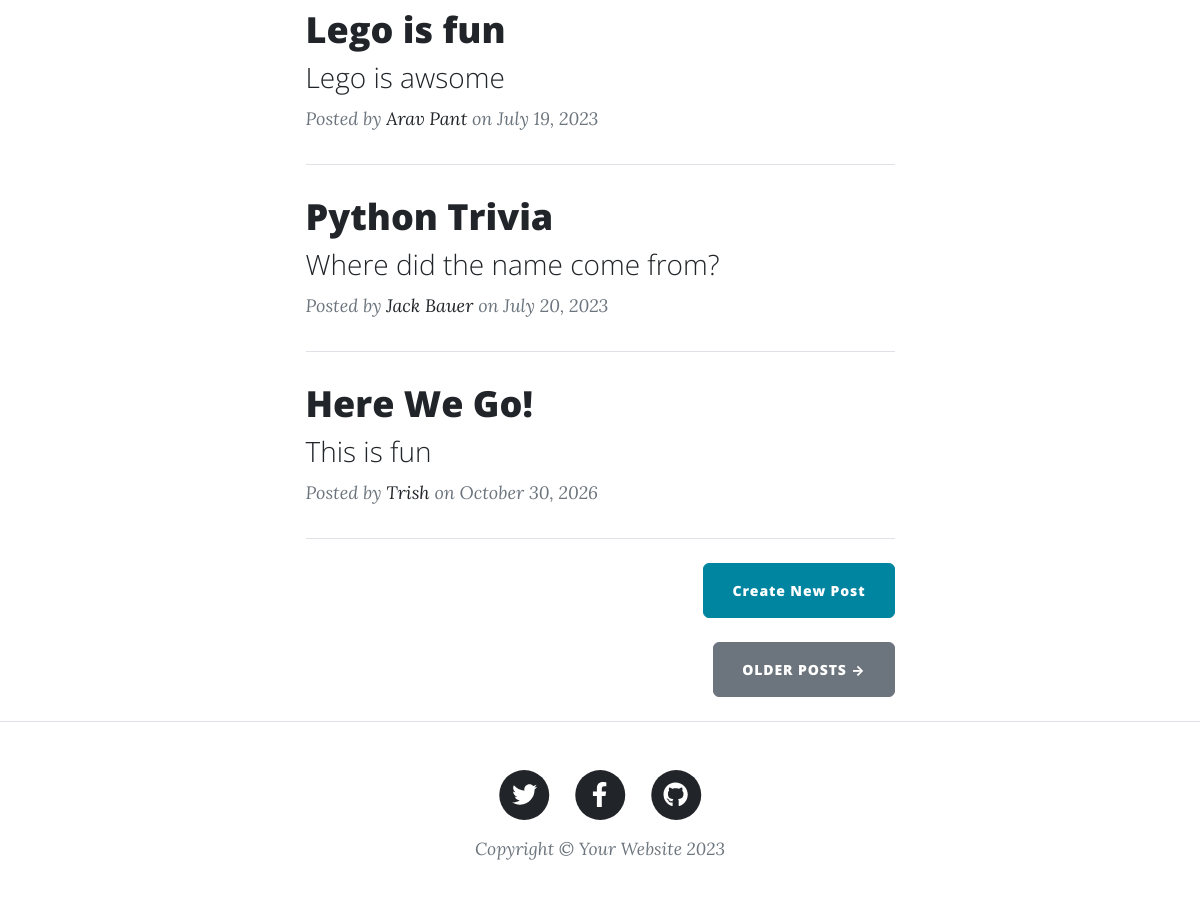
The app's page / (lower part), older data.
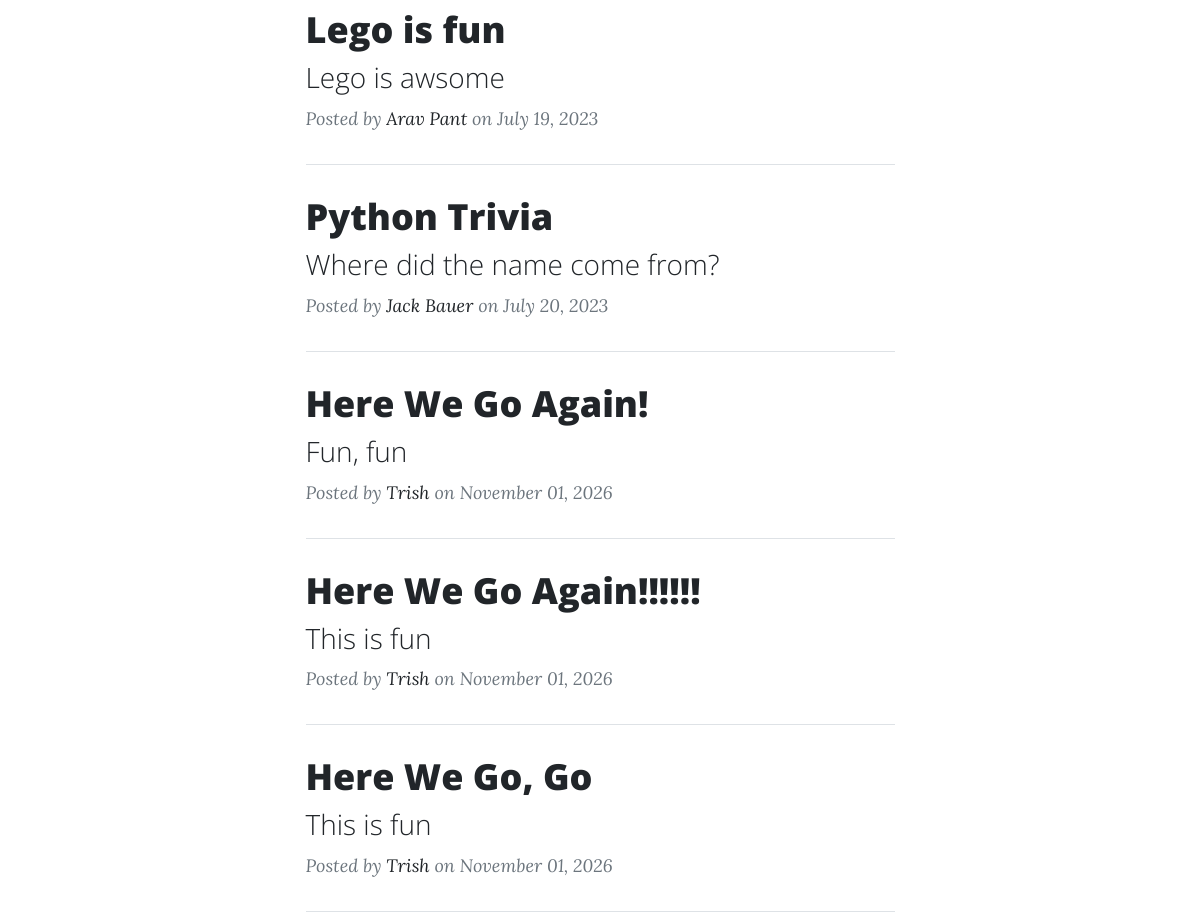
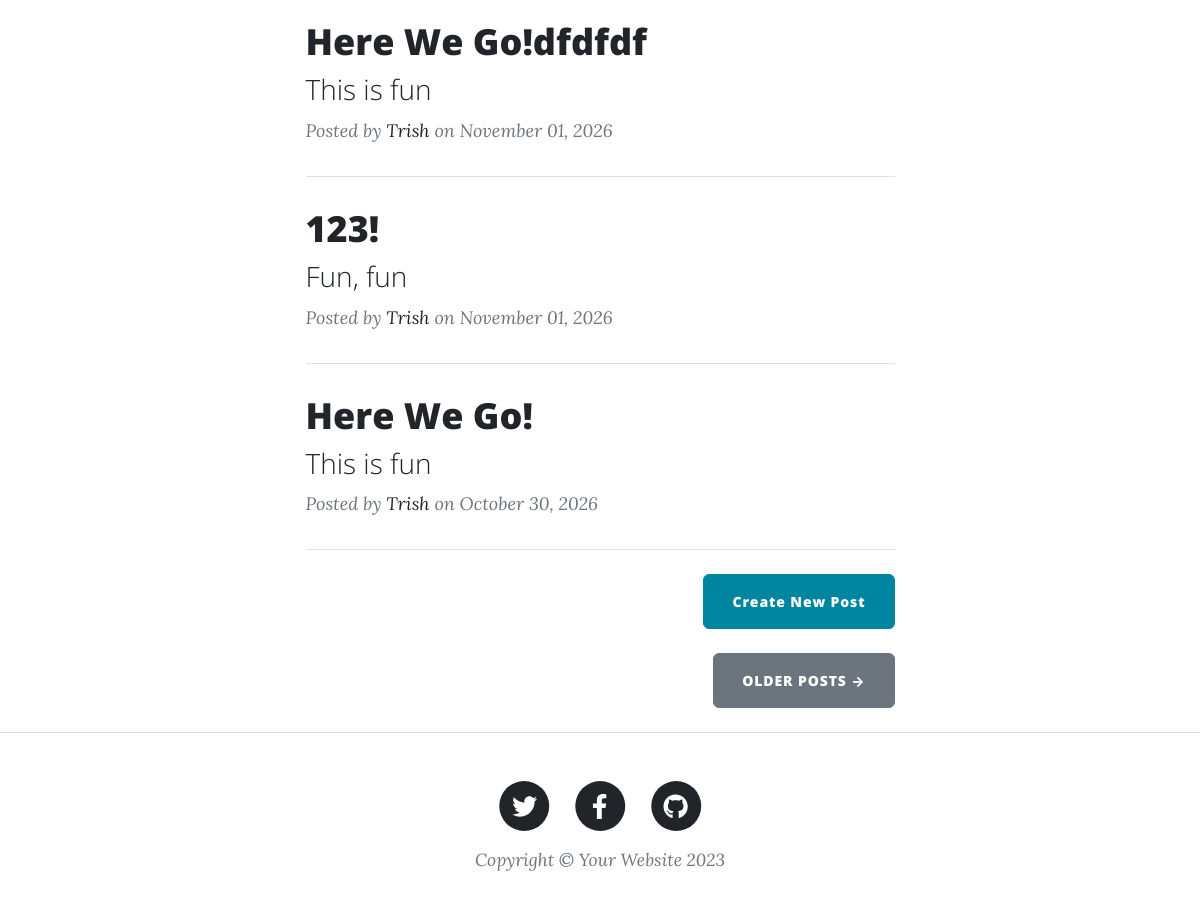
The same page, newer data (2 pictures, top to bottom).
### main.py (models this page shows)
class BlogPost(db.Model):
    id: Mapped[int] = mapped_column(Integer, primary_key=True)
    title: Mapped[str] = mapped_column(String(250), unique=True, nullable=False)
    subtitle: Mapped[str] = mapped_column(String(250), nullable=False)
    date: Mapped[str] = mapped_column(String(250), nullable=False)
    body: Mapped[str] = mapped_column(Text, nullable=False)
    author: Mapped[str] = mapped_column(String(250), nullable=False)
    img_url: Mapped[str] = mapped_column(String(250), nullable=False)

### main.py (the view)
@app.route('/',methods=['GET'])
def get_all_posts():
    result = db.session.execute(db.select(BlogPost).order_by(BlogPost.date))
    posts = result.scalars().all()
    return render_template("index.html", all_posts=posts)

### templates/index.html (shortened to what this page needs)
{% include "header.html" %}
<div class="container px-4 px-lg-5">
  <div class="row gx-4 gx-lg-5 justify-content-center">
    <div class="col-md-10 col-lg-8 col-xl-7">
      {% for post in all_posts %}
      <div class="post-preview">
        <a href="{{ url_for('show_post', post_id=post.id) }}">
          <h2 class="post-title">{{ post.title }}</h2>
          <h3 class="post-subtitle">{{ post.subtitle }}</h3>
        </a>
        <p class="post-meta">
          Posted by
          <a href="#">{{post.author}}</a>
          on {{post.date}}
        </p>
      </div>
      <hr class="my-4" />
      {% endfor %}
      <div class="d-flex justify-content-end mb-4">
        <a
          class="btn btn-primary float-right"
          href="{{ url_for('new_post') }}"
          >Create New Post</a
        >
      </div>
      <div class="d-flex justify-content-end mb-4">
        <a class="btn btn-secondary text-uppercase" href="#!">Older Posts →</a>
      </div>
    </div>
  </div>
</div>
{% include "footer.html" %}

### templates/header.html (shortened to what this page needs)
<!DOCTYPE html>
<html lang="en">
  <head>
    {% block styles %}
    {{ bootstrap.load_css() }}
    <link
      href="{{ url_for('static', filename='css/styles.css') }}"
      rel="stylesheet"
    />
    {% endblock %}
  </head>
  <body>

### templates/footer.html (shortened to what this page needs)
        <footer class="border-top">
          <div class="container px-4 px-lg-5">
              <div class="row gx-4 gx-lg-5 justify-content-center">
                  <div class="col-md-10 col-lg-8 col-xl-7">
                      <ul class="list-inline text-center">
                          <li class="list-inline-item">
                              <a href="#!">
                                  <span class="fa-stack fa-lg">
                                      <i class="fas fa-circle fa-stack-2x"></i>
                                      <i class="fab fa-twitter fa-stack-1x fa-inverse"></i>
                                  </span>
                              </a>
                          </li>
                          <li class="list-inline-item">
                              <a href="#!">
                                  <span class="fa-stack fa-lg">
                                      <i class="fas fa-circle fa-stack-2x"></i>
                                      <i class="fab fa-facebook-f fa-stack-1x fa-inverse"></i>
                                  </span>
                              </a>
                          </li>
                          <li class="list-inline-item">
                              <a href="#!">
                                  <span class="fa-stack fa-lg">
                                      <i class="fas fa-circle fa-stack-2x"></i>
                                      <i class="fab fa-github fa-stack-1x fa-inverse"></i>
                                  </span>
                              </a>
                          </li>
                      </ul>
                      <div class="small text-center text-muted fst-italic">Copyright &copy; Your Website 2023</div>
                  </div>
              </div>
          </div>
      </footer>
  </body>
</html>

Row changes from the older to the newer data that the page shows:
added BlogPost: title "Here We Go Again!", subtitle "Fun, fun", author "Trish", date "November 01, 2026"
added BlogPost: title "Here We Go Again!!!!!!", subtitle "This is fun", author "Trish", date "November 01, 2026"
added BlogPost: title "Here We Go, Go", subtitle "This is fun", author "Trish", date "November 01, 2026"
added BlogPost: title "Here We Go!dfdfdf", subtitle "This is fun", author "Trish", date "November 01, 2026"
added BlogPost: title "123!", subtitle "Fun, fun", author "Trish", date "November 01, 2026"
